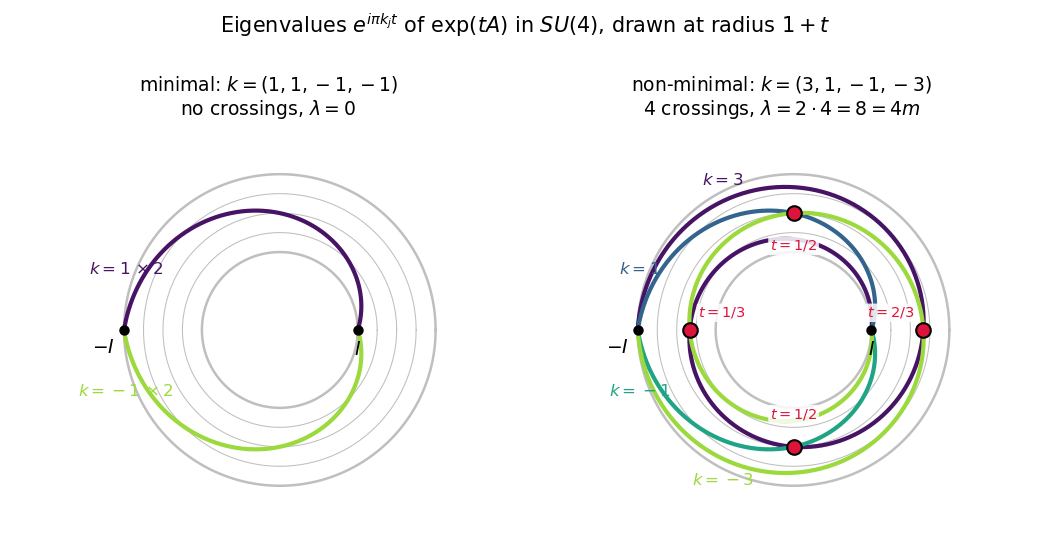

Here is the Python script that generated this plot:
"""Figure for Chapter 14: the eigenvalue braid of a geodesic exp(tA) from I to -I in SU(2m).

The eigenvalues of exp(tA) are exp(i*pi*k_j*t).  Drawing the eigenvalue at time t at radius 1 + t turns
each eigenvalue into a spiral from the inner circle (t = 0, all at 1) to the outer circle (t = 1, all
at -1).  Two spirals with k_j != k_l cross exactly at the conjugate points found in Lemma 4.1, and each
crossing contributes 2 to the index.  Left: a minimal geodesic, no crossings.  Right: the non-minimal
geodesic k = (3, 1, -1, -3), four crossings, index 8 = 4m.

Writes fig14-braid.png (150 dpi, 7 inches wide).
"""
from fractions import Fraction

import matplotlib

matplotlib.use("Agg")
import matplotlib.pyplot as plt
import numpy as np


def collisions(ks):
    """All (t, angle, j, l) with 0 < t < 1 at which eigenvalues j and l coincide."""
    out = []
    n = len(ks)
    for j in range(n):
        for l in range(j + 1, n):
            d = abs(ks[j] - ks[l])
            if d == 0:
                continue
            for s in range(1, d // 2):
                t = Fraction(2 * s, d)
                out.append((t, np.pi * ks[j] * float(t), j, l))
    return out


def index_formula(ks):
    return sum(a - b - 2 for a in ks for b in ks if a > b)


def draw(ax, ks, title):
    ax.set_aspect("equal")
    ax.axis("off")
    th = np.linspace(0, 2 * np.pi, 400)
    for t in np.linspace(0, 1, 5):
        lw = 1.2 if t in (0.0, 1.0) else 0.5
        ax.plot((1 + t) * np.cos(th), (1 + t) * np.sin(th), color="0.75", lw=lw, zorder=1)
    ts = np.linspace(0, 1, 600)
    distinct = sorted(set(ks), reverse=True)
    colours = plt.cm.viridis(np.linspace(0.05, 0.85, len(distinct)))
    for c, k in zip(colours, distinct):
        mult = ks.count(k)
        r = 1 + ts
        ax.plot(r * np.cos(np.pi * k * ts), r * np.sin(np.pi * k * ts), color=c, lw=2.0, zorder=2)
        # label near the outer end, slightly before t = 1
        tl = 0.88
        lab = f"$k={k}$" + (rf"$\,\times{mult}$" if mult > 1 else "")
        ax.text(
            (1 + tl) * np.cos(np.pi * k * tl) * 1.13,
            (1 + tl) * np.sin(np.pi * k * tl) * 1.13,
            lab,
            color=c,
            fontsize=8,
            ha="center",
            va="center",
        )
    for t, ang, j, l in collisions(ks):
        r = 1 + float(t)
        ax.plot(r * np.cos(ang), r * np.sin(ang), "o", ms=7, mfc="crimson", mec="k", zorder=4)
        # label just inside the crossing, on a light box so that it stays readable
        rr = r - 0.42
        ax.text(
            rr * np.cos(ang),
            rr * np.sin(ang) + (0.0 if abs(np.sin(ang)) > 0.5 else 0.22),
            f"$t={t.numerator}/{t.denominator}$",
            fontsize=7,
            ha="center",
            va="center",
            color="crimson",
            zorder=5,
            bbox=dict(boxstyle="round,pad=0.12", fc="white", ec="none", alpha=0.85),
        )
    ax.plot([1], [0], "ko", ms=4, zorder=6)
    ax.plot([-2], [0], "ko", ms=4, zorder=6)
    ax.text(1.0, -0.32, "$I$", fontsize=9, ha="center", zorder=6)
    ax.text(-2.12, -0.30, "$-I$", fontsize=9, ha="right", zorder=6)
    ax.set_xlim(-2.9, 2.6)
    ax.set_ylim(-2.6, 2.6)
    ax.set_title(title, fontsize=9)


def main():
    fig, axes = plt.subplots(1, 2, figsize=(7.0, 3.7))
    k_min = [1, 1, -1, -1]
    k_non = [3, 1, -1, -3]
    n_col = len(collisions(k_non))
    assert 2 * n_col == index_formula(k_non) == 8
    assert index_formula(k_min) == 0 and not collisions(k_min)
    draw(axes[0], k_min, "minimal: $k=(1,1,-1,-1)$\nno crossings, $\\lambda=0$")
    draw(
        axes[1],
        k_non,
        f"non-minimal: $k=(3,1,-1,-3)$\n{n_col} crossings, $\\lambda=2\\cdot{n_col}={2 * n_col}=4m$",
    )
    fig.suptitle(
        "Eigenvalues $e^{i\\pi k_j t}$ of $\\exp(tA)$ in $SU(4)$, drawn at radius $1+t$",
        fontsize=10,
    )
    fig.tight_layout(rect=(0, 0, 1, 0.94))
    fig.savefig("fig14-braid.png", dpi=150)


if __name__ == "__main__":
    main()
